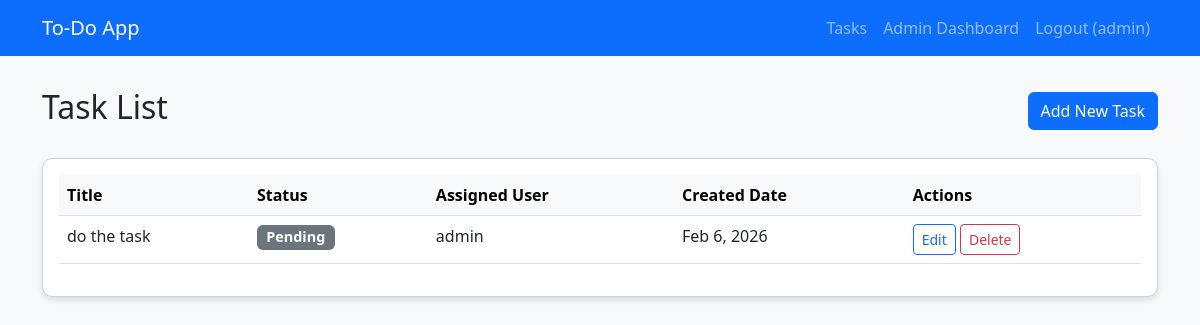
The app's page /tasks/ (signed in), older data.
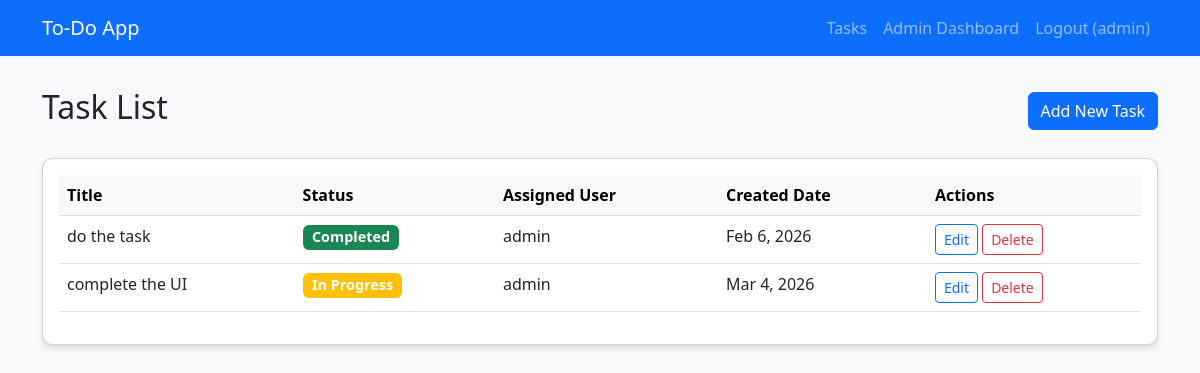
The same page, newer data.
### todo_app/models.py (models this page shows, shortened)
class CustomUser(AbstractUser):
    is_approved = models.BooleanField(default=False)
    phone_number = models.CharField(max_length=15, blank=True)

class Task(models.Model):
    STATUS_CHOICES = [
        ('Pending', 'Pending'),
        ('In Progress', 'In Progress'),
        ('Completed', 'Completed'),
    ]
    title = models.CharField(max_length=200)
    description = models.TextField(blank=True)
    status = models.CharField(max_length=20, choices=STATUS_CHOICES, default='Pending')
    assigned_user = models.ForeignKey(CustomUser, on_delete=models.CASCADE, related_name='tasks')
    created_by = models.ForeignKey(CustomUser, on_delete=models.CASCADE, related_name='created_tasks', null=True, blank=True)
    created_date = models.DateTimeField(default=timezone.now)

### todo_app/views.py (the view)
# urls.py: path('tasks/', views.task_list, name='task_list'),
@login_required
def task_list(request):
    if request.user.is_superuser:
        tasks = Task.objects.filter(Q(assigned_user=request.user) | Q(created_by=request.user))
    else:
        tasks = Task.objects.filter(assigned_user=request.user)
    return render(request, 'todo_app/task_list.html', {'tasks': tasks})

### todo_app/templates/todo_app/task_list.html (shortened to what this page needs)
{% extends 'todo_app/base.html' %}
{% block content %}
<div class="d-flex justify-content-between align-items-center mb-4">
    <h2>Task List</h2>
    <a href="{% url 'task_create' %}" class="btn btn-primary">Add New Task</a>
</div>
<div class="card">
    <div class="card-body">
        <table class="table table-hover">
            <thead class="table-light">
                <tr>
                    <th>Title</th>
                    <th>Status</th>
                    <th>Assigned User</th>
                    <th>Created Date</th>
                    <th>Actions</th>
                </tr>
            </thead>
            <tbody>
                {% for task in tasks %}
                <tr>
                    <td>{{ task.title }}</td>
                    <td>
                        <span
                            class="badge {% if task.status == 'Completed' %}bg-success{% elif task.status == 'In Progress' %}bg-warning{% else %}bg-secondary{% endif %}">
                            {{ task.status }}
                        </span>
                    </td>
                    <td>{{ task.assigned_user.username }}</td>
                    <td>{{ task.created_date|date:"M j, Y" }}</td>
                    <td>
                        <a href="{% url 'task_edit' task.pk %}" class="btn btn-sm btn-outline-primary">Edit</a>
                        <a href="{% url 'task_delete' task.pk %}" class="btn btn-sm btn-outline-danger">Delete</a>
                    </td>
                </tr>
                {% empty %}
                <tr>
                    <td colspan="5" class="text-center text-muted">No tasks found.</td>
                </tr>
                {% endfor %}
            </tbody>
        </table>
    </div>
</div>
{% endblock %}

### todo_app/templates/todo_app/base.html (shortened to what this page needs)
{% load static %}
<!DOCTYPE html>
<html lang="en">
<head>
    <link href="https://cdn.jsdelivr.net/npm/bootstrap@5.3.0/dist/css/bootstrap.min.css" rel="stylesheet">
    <link rel="stylesheet" href="{% static 'css/admin_dashboard.css' %}">
</head>
<body>
    <nav class="navbar navbar-expand-lg navbar-dark bg-primary">
        <div class="container">
            <a class="navbar-brand" href="{% url 'landing' %}">To-Do App</a>
            <div class="collapse navbar-collapse" id="navbarNav">
                <ul class="navbar-nav ms-auto">
                    {% if user.is_authenticated %}
                    <li class="nav-item"><a class="nav-link" href="{% url 'task_list' %}">Tasks</a></li>
                    {% if user.is_superuser %}
                    <li class="nav-item"><a class="nav-link" href="{% url 'admin_dashboard' %}">Admin Dashboard</a></li>
                    {% endif %}
                    <li class="nav-item"><a class="nav-link" href="{% url 'logout' %}">Logout ({{ user.username }})</a>
                    </li>
                    {% else %}
                    <li class="nav-item"><a class="nav-link" href="{% url 'login' %}">Login</a></li>
                    <li class="nav-item"><a class="nav-link" href="{% url 'register' %}">Register</a></li>
                    {% endif %}
                </ul>
            </div>
        </div>
    </nav>
    <div class="container">
        {% block content %}{% endblock %}
    </div>
</body>
</html>

### todo_app/static/css/admin_dashboard.css (style rules this page uses)
.table tbody tr { transition: background-color 0.2s ease, transform 0.15s ease; }
.badge { font-size: 0.9rem; }

### todo_app/templates/todo_app/base.html (style rules this page uses)
body { background-color: #f8f9fa; }
.navbar { margin-bottom: 2rem; }
.card { border-radius: 10px; box-shadow: 0 4px 6px rgba(0, 0, 0, 0.1); }

Row changes from the older to the newer data that the page shows:
changed Task "do the task": status "Pending" → "Completed"
added Task: title "complete the UI", status "In Progress", assigned_user.username "admin", created_date "Mar 4, 2026"
